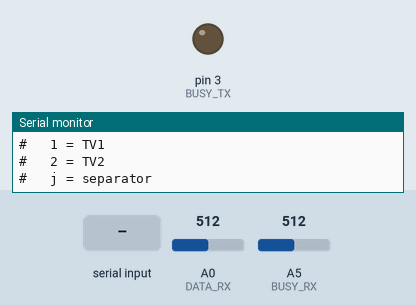
Bench run of a sketch on a simulated Arduino Uno, built with avr-gcc and run on an emulated ATmega328P. On the bench: output pins drawn as LEDs (lit = HIGH), the last lines printed to the serial monitor. Inputs (shaded band) come from the test bench; at power-on: A0 (DATA_RX) = 512, A5 (BUSY_RX) = 512. Pins used as bus, display or sensor lines are not drawn.

Above: at 1.3 s.
1.4 s: "c\n" received over Serial
At 2.3 s:
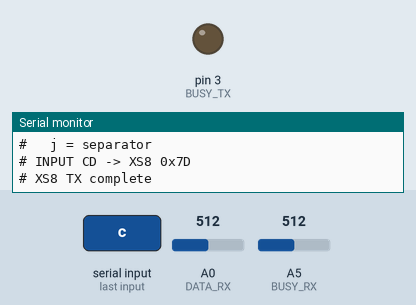
4.5 s: byte 117 ('u') received over Serial
At 5.7 s:
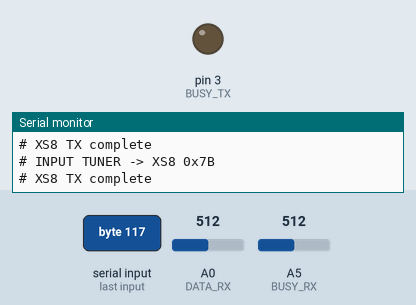
6.0 s: byte 112 ('p') received over Serial
At 7.2 s:
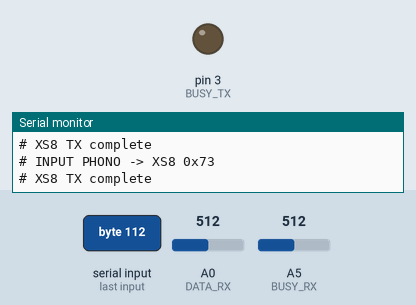
7.5 s: byte 97 ('a') received over Serial
At 8.4 s:
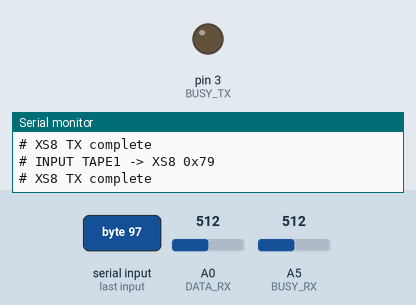
9.0 s: byte 49 ('1') received over Serial
At 9.5 s:
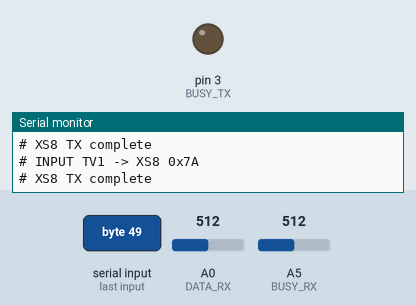
Timing chart, 0 to 11.5 s (numbered marks = the images above; inputs shaded):
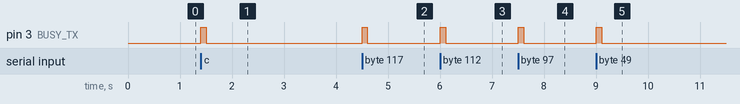

The sketch:

xs-tx7.ino
```cpp
/*
  Kenwood XS LIVE v7 — Receiver Input Test

  RX / sniffer:
    A0 = DATA
    A5 = BUSY

  TX:
    D2 -> 2.2k -> DATA
    D3 -> 2.2k -> BUSY

  Electrical:
    HIGH = actively drive HIGH
    LOW  = release line (INPUT / high-Z)

  XS8 wire format:
    BUSY rises
    ~1.15 ms
    DATA rises
    START HIGH ~9.8 ms

    8 bits MSB first:
      bit 1 = DATA LOW ~4.9 ms
      bit 0 = DATA LOW ~9.8 ms
      followed by DATA HIGH ~4.9 ms

    After final HIGH:
      BUSY released
      ~0.75 ms
      DATA released

  Verified receiver input bytes from real front-panel captures:

    TV2    = 0x71
    PHONO  = 0x73
    TAPE1  = 0x79
    TV1    = 0x7A
    TUNER  = 0x7B
    CD     = 0x7D

  Serial commands:

    c = CD
    u = TUNER
    p = PHONO
    a = TAPE1
    1 = TV1
    2 = TV2
    j = separator
*/


// -----------------------------------------------------------------------------
// Pins
// -----------------------------------------------------------------------------

const uint8_t DATA_RX = A0;
const uint8_t BUSY_RX = A5;

const uint8_t DATA_TX = 2;
const uint8_t BUSY_TX = 3;


// -----------------------------------------------------------------------------
// Sniffer
// -----------------------------------------------------------------------------

const int ADC_THRESHOLD = 500;

int lastData = -1;
int lastBusy = -1;


// -----------------------------------------------------------------------------
// XS timing
// -----------------------------------------------------------------------------

const uint32_t XS_LEAD_US       = 1150;
const uint32_t XS_START_HIGH_US = 9800;

const uint32_t XS_ONE_LOW_US    = 4900;
const uint32_t XS_ZERO_LOW_US   = 9800;
const uint32_t XS_FRAME_HIGH_US = 4900;

const uint32_t XS_END_US        = 750;


// -----------------------------------------------------------------------------
// Line control
// -----------------------------------------------------------------------------

void driveHigh(uint8_t pin)
{
  digitalWrite(pin, HIGH);
  pinMode(pin, OUTPUT);
}


void releaseLine(uint8_t pin)
{
  pinMode(pin, INPUT);
}


void setData(bool high)
{
  digitalWrite(DATA_TX, high ? HIGH : LOW);
  pinMode(DATA_TX, OUTPUT);
}

void setBusy(bool high)
{
  digitalWrite(BUSY_TX, high ? HIGH : LOW);
  pinMode(BUSY_TX, OUTPUT);
}

void releaseData()
{
  pinMode(DATA_TX, INPUT);
}

void releaseBusy()
{
  pinMode(BUSY_TX, INPUT);
}

// -----------------------------------------------------------------------------
// XS8 transmitter
// -----------------------------------------------------------------------------

enum XsTxPhase {
  XS_TX_IDLE,
  XS_TX_LEAD,
  XS_TX_START_HIGH,
  XS_TX_BIT_LOW,
  XS_TX_BIT_HIGH,
  XS_TX_FINISH
};


bool xsTxActive = false;

XsTxPhase xsTxPhase = XS_TX_IDLE;

uint8_t xsTxValue = 0;
int8_t xsTxBit = 7;

uint32_t xsTxNextUs = 0;


bool xsBusy()
{
  return xsTxActive;
}


void startXsTx(uint8_t value)
{
  if (xsTxActive) {
    Serial.println("# TX busy");
    return;
  }

  xsTxValue = value;
  xsTxBit = 7;

  // Idle DATA released / LOW.
  setData(false);

  // Start BUSY envelope.
  setBusy(true);

  xsTxActive = true;
  xsTxPhase = XS_TX_LEAD;

  xsTxNextUs = micros() + XS_LEAD_US;
}


void serviceXsTx()
{
  if (!xsTxActive)
    return;

  uint32_t now = micros();

  if ((int32_t)(now - xsTxNextUs) < 0)
    return;


  switch (xsTxPhase) {

    // BUSY already HIGH.
    // Raise DATA for start pulse.
    case XS_TX_LEAD:
      setData(true);

      xsTxPhase = XS_TX_START_HIGH;
      xsTxNextUs = now + XS_START_HIGH_US;
      break;


    // Start HIGH finished.
    // Begin bit 7 LOW.
    case XS_TX_START_HIGH:
    {
      setData(false);

      bool bit =
        ((xsTxValue >> xsTxBit) & 1) != 0;

      xsTxPhase = XS_TX_BIT_LOW;

      xsTxNextUs =
        now + (bit ? XS_ONE_LOW_US
                   : XS_ZERO_LOW_US);

      break;
    }


    // Variable LOW portion of bit finished.
    // Raise DATA for fixed HIGH interval.
    case XS_TX_BIT_LOW:
      setData(true);

      xsTxPhase = XS_TX_BIT_HIGH;
      xsTxNextUs = now + XS_FRAME_HIGH_US;
      break;


    // Fixed HIGH interval finished.
    case XS_TX_BIT_HIGH:

      if (xsTxBit == 0) {

        // Final bit complete.
        //
        // Real receiver frames:
        // BUSY falls while DATA remains HIGH.
        setBusy(false);

        xsTxPhase = XS_TX_FINISH;
        xsTxNextUs = now + XS_END_US;

      } else {

        xsTxBit--;

        // Begin next bit LOW.
        setData(false);

        bool bit =
          ((xsTxValue >> xsTxBit) & 1) != 0;

        xsTxPhase = XS_TX_BIT_LOW;

        xsTxNextUs =
          now + (bit ? XS_ONE_LOW_US
                     : XS_ZERO_LOW_US);
      }

      break;


    // Release DATA after BUSY has fallen.
    case XS_TX_FINISH:
      setData(false);

      xsTxActive = false;
      xsTxPhase = XS_TX_IDLE;

      Serial.println("# XS8 TX complete");
      break;


    default:
      break;
  }
}


// -----------------------------------------------------------------------------
// Sniffer
// -----------------------------------------------------------------------------

int readLogic(uint8_t pin)
{
  return analogRead(pin) >= ADC_THRESHOLD ? 1 : 0;
}


void serviceSniffer()
{
  int data = readLogic(DATA_RX);
  int busy = readLogic(BUSY_RX);

  if (data != lastData || busy != lastBusy) {

    Serial.print(micros());
    Serial.print(",");
    Serial.print(data);
    Serial.print(",");
    Serial.println(busy);

    lastData = data;
    lastBusy = busy;
  }
}


// -----------------------------------------------------------------------------
// Input command helper
// -----------------------------------------------------------------------------

void sendInput(const char *name, uint8_t value)
{
  if (xsBusy()) {
    Serial.println("# TX busy");
    return;
  }

  Serial.print("# INPUT ");
  Serial.print(name);
  Serial.print(" -> XS8 0x");

  if (value < 0x10)
    Serial.print("0");

  Serial.println(value, HEX);

  startXsTx(value);
}


// -----------------------------------------------------------------------------
// Serial commands
// -----------------------------------------------------------------------------

void serviceSerial()
{
  while (Serial.available()) {

    char c = Serial.read();

    if (c == '\r' || c == '\n')
      continue;


    switch (c) {

      // CD = 0x7D
      case 'c':
      case 'C':
        sendInput("CD", 0x7D);
        break;


      // TUNER = 0x7B
      case 'u':
      case 'U':
        sendInput("TUNER", 0x7B);
        break;


      // PHONO = 0x73
      case 'p':
      case 'P':
        sendInput("PHONO", 0x73);
        break;


      // TAPE1 = 0x79
      case 'a':
      case 'A':
        sendInput("TAPE1", 0x79);
        break;


      // TV1 = 0x7A
      case '1':
        sendInput("TV1", 0x7A);
        break;


      // TV2 = 0x71
      case '2':
        sendInput("TV2", 0x71);
        break;


      // Visual separator in capture.
      case 'j':
      case 'J':
        Serial.println();
        Serial.println(
          "========== NEXT BUTTON =========="
        );
        break;


      default:
        Serial.print("# Unknown command: ");
        Serial.println(c);
        break;
    }
  }
}


// -----------------------------------------------------------------------------
// Setup
// -----------------------------------------------------------------------------

void setup()
{
  Serial.begin(115200);

  pinMode(DATA_RX, INPUT);
  pinMode(BUSY_RX, INPUT);

  releaseLine(DATA_TX);
  releaseLine(BUSY_TX);

  delay(100);

  lastData = readLogic(DATA_RX);
  lastBusy = readLogic(BUSY_RX);


  Serial.println();
  Serial.println("# Kenwood XS LIVE v7");
  Serial.println("# Receiver Input Test");
  Serial.println("#");
  Serial.println("# A0 = DATA RX");
  Serial.println("# A5 = BUSY RX");
  Serial.println("# D2 = DATA TX");
  Serial.println("# D3 = BUSY TX");
  Serial.println("#");

  Serial.println("# Verified captured input bytes:");
  Serial.println("#   TV2    = 71");
  Serial.println("#   PHONO  = 73");
  Serial.println("#   TAPE1  = 79");
  Serial.println("#   TV1    = 7A");
  Serial.println("#   TUNER  = 7B");
  Serial.println("#   CD     = 7D");
  Serial.println("#");

  Serial.println("# Commands:");
  Serial.println("#   c = CD");
  Serial.println("#   u = TUNER");
  Serial.println("#   p = PHONO");
  Serial.println("#   a = TAPE1");
  Serial.println("#   1 = TV1");
  Serial.println("#   2 = TV2");
  Serial.println("#   j = separator");
}


// -----------------------------------------------------------------------------
// Main loop
// -----------------------------------------------------------------------------

void loop()
{
  // TX timing first.
  serviceXsTx();

  // Continue watching the real bus.
  serviceSniffer();

  // Interactive commands.
  serviceSerial();
}
```

Measured:
- after the input at 1.4 s, pin 3 (BUSY_TX): LOW → HIGH at once, → LOW 0.10 s later
- after the input at 4.5 s, pin 3 (BUSY_TX): LOW → HIGH at once, → LOW 0.10 s later
- after the input at 6.0 s, pin 3 (BUSY_TX): LOW → HIGH at once, → LOW 0.11 s later
- after the input at 7.5 s, pin 3 (BUSY_TX): LOW → HIGH at once, → LOW 0.11 s later
- after the input at 9.0 s, pin 3 (BUSY_TX): LOW → HIGH at once, → LOW 0.11 s later
